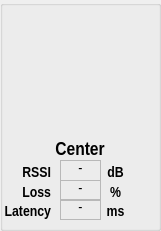
  <widget class="QGroupBox" name="Gr_Center">
   <property name="geometry">
    <rect>
     <x>380</x>
     <y>150</y>
     <width>161</width>
     <height>231</height>
    </rect>
   </property>
   <widget class="QLabel" name="C_Loss_Value">
    <property name="enabled">
     <bool>true</bool>
    </property>
    <property name="geometry">
     <rect>
      <x>60</x>
      <y>180</y>
      <width>41</width>
      <height>21</height>
     </rect>
    </property>
    <property name="sizePolicy">
     <sizepolicy hsizetype="Fixed" vsizetype="Fixed">
      <horstretch>0</horstretch>
      <verstretch>0</verstretch>
     </sizepolicy>
    </property>
    <property name="font">
     <font>
      <family>Arial Narrow</family>
      <pointsize>11</pointsize>
      <weight>50</weight>
      <bold>false</bold>
      <underline>false</underline>
      <strikeout>false</strikeout>
     </font>
    </property>
    <property name="frameShape">
     <enum>QFrame::StyledPanel</enum>
    </property>
    <property name="frameShadow">
     <enum>QFrame::Sunken</enum>
    </property>
    <property name="lineWidth">
     <number>1</number>
    </property>
    <property name="text">
     <string>-</string>
    </property>
    <property name="textFormat">
     <enum>Qt::AutoText</enum>
    </property>
    <property name="alignment">
     <set>Qt::AlignBottom|Qt::AlignHCenter</set>
    </property>
    <property name="textInteractionFlags">
     <set>Qt::NoTextInteraction</set>
    </property>
   </widget>
   <widget class="QLabel" name="C_Loss_Unit">
    <property name="enabled">
     <bool>true</bool>
    </property>
    <property name="geometry">
     <rect>
      <x>100</x>
      <y>181</y>
      <width>31</width>
      <height>20</height>
     </rect>
    </property>
    <property name="sizePolicy">
     <sizepolicy hsizetype="Fixed" vsizetype="Fixed">
      <horstretch>0</horstretch>
      <verstretch>0</verstretch>
     </sizepolicy>
    </property>
    <property name="font">
     <font>
      <family>Arial Narrow</family>
      <pointsize>11</pointsize>
      <weight>75</weight>
      <bold>true</bold>
     </font>
    </property>
    <property name="text">
     <string>%</string>
    </property>
    <property name="textFormat">
     <enum>Qt::AutoText</enum>
    </property>
    <property name="alignment">
     <set>Qt::AlignBottom|Qt::AlignHCenter</set>
    </property>
    <property name="textInteractionFlags">
     <set>Qt::NoTextInteraction</set>
    </property>
   </widget>
   <widget class="QLabel" name="Name">
    <property name="enabled">
     <bool>true</bool>
    </property>
    <property name="geometry">
     <rect>
      <x>30</x>
      <y>139</y>
      <width>100</width>
      <height>20</height>
     </rect>
    </property>
    <property name="sizePolicy">
     <sizepolicy hsizetype="Fixed" vsizetype="Fixed">
      <horstretch>0</horstretch>
      <verstretch>0</verstretch>
     </sizepolicy>
    </property>
    <property name="font">
     <font>
      <family>Arial Narrow</family>
      <pointsize>14</pointsize>
      <weight>75</weight>
      <bold>true</bold>
     </font>
    </property>
    <property name="text">
     <string>Center</string>
    </property>
    <property name="textFormat">
     <enum>Qt::AutoText</enum>
    </property>
    <property name="alignment">
     <set>Qt::AlignBottom|Qt::AlignHCenter</set>
    </property>
    <property name="textInteractionFlags">
     <set>Qt::NoTextInteraction</set>
    </property>
   </widget>
   <widget class="QLabel" name="RSSI_Value">
    <property name="enabled">
     <bool>true</bool>
    </property>
    <property name="geometry">
     <rect>
      <x>60</x>
      <y>160</y>
      <width>41</width>
      <height>21</height>
     </rect>
    </property>
    <property name="sizePolicy">
     <sizepolicy hsizetype="Fixed" vsizetype="Fixed">
      <horstretch>0</horstretch>
      <verstretch>0</verstretch>
     </sizepolicy>
    </property>
    <property name="font">
     <font>
      <family>Arial Narrow</family>
      <pointsize>11</pointsize>
      <weight>50</weight>
      <bold>false</bold>
      <underline>false</underline>
      <strikeout>false</strikeout>
     </font>
    </property>
    <property name="frameShape">
     <enum>QFrame::StyledPanel</enum>
    </property>
    <property name="frameShadow">
     <enum>QFrame::Sunken</enum>
    </property>
    <property name="lineWidth">
     <number>1</number>
    </property>
    <property name="text">
     <string>-</string>
    </property>
    <property name="textFormat">
     <enum>Qt::AutoText</enum>
    </property>
    <property name="alignment">
     <set>Qt::AlignBottom|Qt::AlignHCenter</set>
    </property>
    <property name="textInteractionFlags">
     <set>Qt::NoTextInteraction</set>
    </property>
   </widget>
   <widget class="QLabel" name="C_Loss_Name">
    <property name="enabled">
     <bool>true</bool>
    </property>
    <property name="geometry">
     <rect>
      <x>0</x>
      <y>180</y>
      <width>51</width>
      <height>21</height>
     </rect>
    </property>
    <property name="sizePolicy">
     <sizepolicy hsizetype="Fixed" vsizetype="Fixed">
      <horstretch>0</horstretch>
      <verstretch>0</verstretch>
     </sizepolicy>
    </property>
    <property name="font">
     <font>
      <family>Arial Narrow</family>
      <pointsize>11</pointsize>
      <weight>75</weight>
      <bold>true</bold>
     </font>
    </property>
    <property name="text">
     <string>Loss</string>
    </property>
    <property name="textFormat">
     <enum>Qt::AutoText</enum>
    </property>
    <property name="alignment">
     <set>Qt::AlignBottom|Qt::AlignRight|Qt::AlignTrailing</set>
    </property>
    <property name="textInteractionFlags">
     <set>Qt::NoTextInteraction</set>
    </property>
   </widget>
   <widget class="QLabel" name="C_Fig">
    <property name="enabled">
     <bool>true</bool>
    </property>
    <property name="geometry">
     <rect>
      <x>50</x>
      <y>39</y>
      <width>61</width>
      <height>101</height>
     </rect>
    </property>
    <property name="sizePolicy">
     <sizepolicy hsizetype="Fixed" vsizetype="Fixed">
      <horstretch>0</horstretch>
      <verstretch>0</verstretch>
     </sizepolicy>
    </property>
    <property name="textFormat">
     <enum>Qt::AutoText</enum>
    </property>
    <property name="pixmap">
     <pixmap resource="resource/resource.qrc">:/Image/WK7VI_Cut.jpg</pixmap>
    </property>
    <property name="scaledContents">
     <bool>true</bool>
    </property>
    <property name="wordWrap">
     <bool>false</bool>
    </property>
    <property name="textInteractionFlags">
     <set>Qt::NoTextInteraction</set>
    </property>
   </widget>
   <widget class="QLabel" name="WiFi">
    <property name="enabled">
     <bool>true</bool>
    </property>
    <property name="geometry">
     <rect>
      <x>60</x>
      <y>9</y>
      <width>41</width>
      <height>31</height>
     </rect>
    </property>
    <property name="sizePolicy">
     <sizepolicy hsizetype="Fixed" vsizetype="Fixed">
      <horstretch>0</horstretch>
      <verstretch>0</verstretch>
     </sizepolicy>
    </property>
    <property name="text">
     <string/>
    </property>
    <property name="pixmap">
     <pixmap resource="resource/resource.qrc">:/Image/WirelessMark.jpg</pixmap>
    </property>
    <property name="scaledContents">
     <bool>true</bool>
    </property>
   </widget>
   <widget class="QLabel" name="RSSI_Unit">
    <property name="enabled">
     <bool>true</bool>
    </property>
    <property name="geometry">
     <rect>
      <x>100</x>
      <y>160</y>
      <width>31</width>
      <height>21</height>
     </rect>
    </property>
    <property name="sizePolicy">
     <sizepolicy hsizetype="Fixed" vsizetype="Fixed">
      <horstretch>0</horstretch>
      <verstretch>0</verstretch>
     </sizepolicy>
    </property>
    <property name="font">
     <font>
      <family>Arial Narrow</family>
      <pointsize>11</pointsize>
      <weight>75</weight>
      <bold>true</bold>
     </font>
    </property>
    <property name="text">
     <string>dB</string>
    </property>
    <property name="textFormat">
     <enum>Qt::AutoText</enum>
    </property>
    <property name="alignment">
     <set>Qt::AlignBottom|Qt::AlignHCenter</set>
    </property>
    <property name="textInteractionFlags">
     <set>Qt::NoTextInteraction</set>
    </property>
   </widget>
   <widget class="QLabel" name="RSSI_Name">
    <property name="enabled">
     <bool>true</bool>
    </property>
    <property name="geometry">
     <rect>
      <x>0</x>
      <y>160</y>
      <width>51</width>
      <height>21</height>
     </rect>
    </property>
    <property name="sizePolicy">
     <sizepolicy hsizetype="Fixed" vsizetype="Fixed">
      <horstretch>0</horstretch>
      <verstretch>0</verstretch>
     </sizepolicy>
    </property>
    <property name="font">
     <font>
      <family>Arial Narrow</family>
      <pointsize>11</pointsize>
      <weight>75</weight>
      <bold>true</bold>
     </font>
    </property>
    <property name="text">
     <string>RSSI</string>
    </property>
    <property name="textFormat">
     <enum>Qt::AutoText</enum>
    </property>
    <property name="alignment">
     <set>Qt::AlignBottom|Qt::AlignRight|Qt::AlignTrailing</set>
    </property>
    <property name="textInteractionFlags">
     <set>Qt::NoTextInteraction</set>
    </property>
   </widget>
   <widget class="QLabel" name="C_Latency_Unit">
    <property name="enabled">
     <bool>true</bool>
    </property>
    <property name="geometry">
     <rect>
      <x>100</x>
      <y>200</y>
      <width>31</width>
      <height>20</height>
     </rect>
    </property>
    <property name="sizePolicy">
     <sizepolicy hsizetype="Fixed" vsizetype="Fixed">
      <horstretch>0</horstretch>
      <verstretch>0</verstretch>
     </sizepolicy>
    </property>
    <property name="font">
     <font>
      <family>Arial Narrow</family>
      <pointsize>11</pointsize>
      <weight>75</weight>
      <bold>true</bold>
     </font>
    </property>
    <property name="text">
     <string>ms</string>
    </property>
    <property name="textFormat">
     <enum>Qt::AutoText</enum>
    </property>
    <property name="alignment">
     <set>Qt::AlignBottom|Qt::AlignHCenter</set>
    </property>
    <property name="textInteractionFlags">
     <set>Qt::NoTextInteraction</set>
    </property>
   </widget>
   <widget class="QLabel" name="C_Latency_Name">
    <property name="enabled">
     <bool>true</bool>
    </property>
    <property name="geometry">
     <rect>
      <x>0</x>
      <y>199</y>
      <width>51</width>
      <height>21</height>
     </rect>
    </property>
    <property name="sizePolicy">
     <sizepolicy hsizetype="Fixed" vsizetype="Fixed">
      <horstretch>0</horstretch>
      <verstretch>0</verstretch>
     </sizepolicy>
    </property>
    <property name="font">
     <font>
      <family>Arial Narrow</family>
      <pointsize>11</pointsize>
      <weight>75</weight>
      <bold>true</bold>
     </font>
    </property>
    <property name="text">
     <string>Latency</string>
    </property>
    <property name="textFormat">
     <enum>Qt::AutoText</enum>
    </property>
    <property name="alignment">
     <set>Qt::AlignBottom|Qt::AlignRight|Qt::AlignTrailing</set>
    </property>
    <property name="textInteractionFlags">
     <set>Qt::NoTextInteraction</set>
    </property>
   </widget>
   <widget class="QLabel" name="C_Latency_Value">
    <property name="enabled">
     <bool>true</bool>
    </property>
    <property name="geometry">
     <rect>
      <x>60</x>
      <y>199</y>
      <width>41</width>
      <height>21</height>
     </rect>
    </property>
    <property name="sizePolicy">
     <sizepolicy hsizetype="Fixed" vsizetype="Fixed">
      <horstretch>0</horstretch>
      <verstretch>0</verstretch>
     </sizepolicy>
    </property>
    <property name="font">
     <font>
      <family>Arial Narrow</family>
      <pointsize>11</pointsize>
      <weight>50</weight>
      <bold>false</bold>
      <underline>false</underline>
      <strikeout>false</strikeout>
     </font>
    </property>
    <property name="accessibleName">
     <string/>
    </property>
    <property name="frameShape">
     <enum>QFrame::StyledPanel</enum>
    </property>
    <property name="frameShadow">
     <enum>QFrame::Sunken</enum>
    </property>
    <property name="lineWidth">
     <number>1</number>
    </property>
    <property name="text">
     <string>-</string>
    </property>
    <property name="textFormat">
     <enum>Qt::AutoText</enum>
    </property>
    <property name="alignment">
     <set>Qt::AlignBottom|Qt::AlignHCenter</set>
    </property>
    <property name="textInteractionFlags">
     <set>Qt::NoTextInteraction</set>
    </property>
   </widget>
  </widget>
